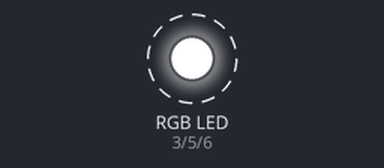
Bench run of a sketch on a simulated Arduino Uno, built with avr-gcc and run on an emulated ATmega328P. Parts: an RGB LED mixed from three pins (HIGH = lit). Dashed ring = blinking.

Above: at 0.5 s.
Timing chart, 0 to 4.6 s (numbered marks = the images above):
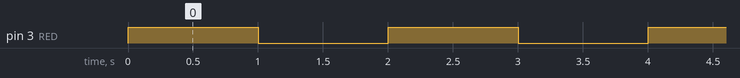

The sketch:

Blink.ino
```cpp
/*
    Boy Scout Merit Badge Day
    Programming 2 Exercises

    Alloted time: 30 minutes

    Teaching:
    DO NOT TYPE CODE FOR SCOUTS. Let the scouts do all typing. They learn by
    doing. Have the "List of Arduino functions.pdf" on the other side
    of the screen and ask them which function matches. Again, DO NOT TYPE CODE
    for scouts.

    Use with the following circuit:
    -Common-anode RGB LED (only the R and G are necessary)
    -Photoresistor/button
    MAKE SURE the green LED has twice the resistance as red and blue.
    This allows for a nice "yellow" color.

    Connect RGB cathodes to pins listed below. Connect photoresistor
    like this: 5V--photoresistor--10k--GND and connect A0 between
    photoresistor and GND.

*/

const byte RED = 3;     /* PWM pin*/
const byte GREEN = 5;   /* PWM pin*/
const byte BLUE = 6;    /* PWM pin*/

void setup(){
    Serial.begin(9600);

    /* Set RED pin to output */
    pinMode(RED, OUTPUT);
    /* Set GREEN pin to output */
    pinMode(GREEN, OUTPUT);
    /* Set BLUE pin to output */
    pinMode(BLUE, OUTPUT);

    /* Turn LEDs off */
    digitalWrite(RED, HIGH);
    digitalWrite(GREEN, HIGH);
    digitalWrite(BLUE, HIGH);
}
/* Exercise 1: Modify an existing program.
   How do we make the LED blink faster?
   Change the delays to 50 then 5.
*/
void loop(){
    /* Delay for 1000ms */
    delay(1000);
    /* Turn red LED on */
    digitalWrite(RED, LOW);
    /* Delay for 1000ms */
    delay(1000);
    /* Turn red LED off */
    digitalWrite(RED, HIGH);
}
///*  Exercise 2:
//    How do we make two LEDs blink at the same time?
//*/
//void loop(){
//    /* Delay 1000ms */
//
//    /* Turn on red LED */
//
//    /* Turn off green LED */
//
//
//    /* Do the opposite */
//
//}
///*  Exercise 3: Traffic light debugging
//    Emphasis on the debugging.
//    How do we rotate between red, green and yellow?
//
//    There is something wrong with this program. It
//    is missing a delay(1000). Where does it go?
//*/
//
//void loop(){
//    delay(1000);
//    /* Red LED on, green LED off */
//      digitalWrite(RED, LOW);
//      digitalWrite(GREEN, HIGH);
//
//
//    /* Red LED off, green LED on */
//      digitalWrite(RED, HIGH);
//      digitalWrite(GREEN, LOW);
//
//    delay(1000);
//    /* Turn on LEDs to make yellow. (Hint: red and  green light together make yellow light) */
//
//
//}
///*  Exercise 4: Reading an analog sensor
//    Take an analog input, output to the serial log
//    and dim the LED;
//*/
//void loop(){
//    /* Read analog pin 0 and save to variable "reading" */
//
//    /* Output "reading" to serial monitor. UPLOAD after this line and show the serial monitor. */
//
//    /* Divide "reading" by four and analogWrite to red LED */
//
//}
///*  Exercise 5: Car detection
//    In real intersections, there is a car detection loop:
//    http://imgur.com/yRCMwrQ . We can mimic this on a breadboard
//    with a photoresistor. We want the light to turn green when a
//    hand is over the photoresistor
//*/
//void loop(){
//
//    delay(1000);
//    /* Red LED on, green LED off */
//    digitalWrite(RED, LOW);
//    digitalWrite(GREEN, HIGH);
//
//    /* Write a while loop to hold until a hand is over the sensor */
//
//
//
//    delay(1000);
//    /* Red LED off, green LED on */
//    digitalWrite(RED, HIGH);
//    digitalWrite(GREEN, LOW);
//
//    delay(1000);
//    /* Turn on LEDs to make yellow. (Hint: red and green light together make yellow) */
//    digitalWrite(RED, LOW);
//    digitalWrite(GREEN, LOW);
//}
///*  Exercise 6: More LED fading
//    This will fade an LED back and forth using while loops.
//
//    The variable "darkness" is used because of the common-anode
//    LEDs. This means that a value of 255 means off and 0 means on.
//*/
//void loop(){
//    int darkness = 255;
//
//    /* Write a while loop that counts down to 127 */
//    while(      ){
//        /* analogWrite "darkness" to the LED */
//
//        /* Subtract one from darkness */
//
//        /* Delay 30ms */
//
//    }
//
//    /* Write a while loop that counts up to 255 */
//
//        /* analogWrite "darkness" to the LED */
//
//        /* Add one to darkness */
//
//        /* Delay 30ms */
//
//
//}
/* If they finish all six exercises then they can spend time
   generating all seven colors with digitalWrite() or a lot
   more colors with while loops and analogWrite().
*/
```

Measured:
- by itself, pin 3 (RED): alternates HIGH for 1.0 s and LOW for 1.0 s
